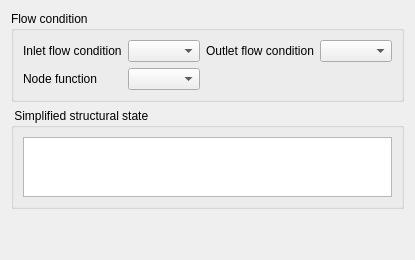
     <widget class="QWidget" name="tab_10">
      <attribute name="title">
       <string>Other\nproperties</string>
      </attribute>
      <layout class="QVBoxLayout" name="verticalLayout_6">
       <item>
        <widget class="QGroupBox" name="groupBox">
         <property name="title">
          <string>Flow condition</string>
         </property>
         <layout class="QGridLayout" name="gridLayout_13">
          <item row="0" column="2">
           <widget class="QLabel" name="label_13">
            <property name="text">
             <string>Outlet flow condition</string>
            </property>
           </widget>
          </item>
          <item row="0" column="0">
           <widget class="QLabel" name="label_12">
            <property name="text">
             <string>Inlet flow condition</string>
            </property>
           </widget>
          </item>
          <item row="0" column="3">
           <widget class="QComboBox" name="flowconditiondownstream"/>
          </item>
          <item row="0" column="1">
           <widget class="QComboBox" name="flowconditionupstream"/>
          </item>
          <item row="1" column="0">
           <widget class="QLabel" name="label_14">
            <property name="text">
             <string>Node function</string>
            </property>
           </widget>
          </item>
          <item row="1" column="1">
           <widget class="QComboBox" name="systemfunction"/>
          </item>
         </layout>
        </widget>
       </item>
       <item>
        <widget class="QGroupBox" name="groupBox_2">
         <property name="title">
          <string> Simplified structural state</string>
         </property>
         <layout class="QVBoxLayout" name="verticalLayout_8">
          <item>
           <widget class="QTextBrowser" name="structuralstate">
            <property name="maximumSize">
             <size>
              <width>16777215</width>
              <height>60</height>
             </size>
            </property>
            <property name="readOnly">
             <bool>false</bool>
            </property>
           </widget>
          </item>
         </layout>
        </widget>
       </item>
       <item>
        <spacer name="verticalSpacer_3">
         <property name="orientation">
          <enum>Qt::Vertical</enum>
         </property>
         <property name="sizeHint" stdset="0">
          <size>
           <width>20</width>
           <height>40</height>
          </size>
         </property>
        </spacer>
       </item>
      </layout>
     </widget>
